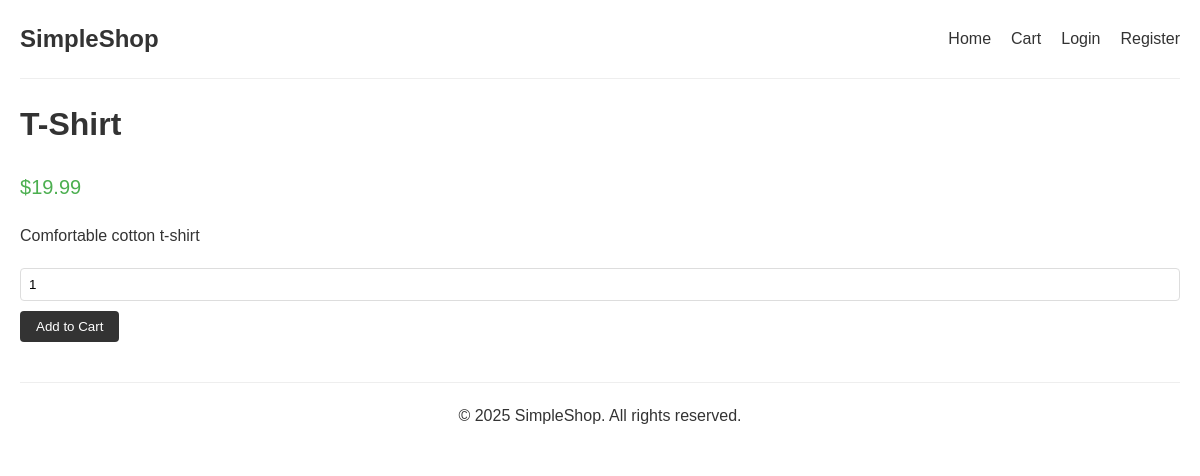
The page /index.php?route=product&id=1 on the database its author committed.
### tables this page shows
CREATE TABLE IF NOT EXISTS products (
    id INT AUTO_INCREMENT PRIMARY KEY,
    name VARCHAR(100) NOT NULL,
    description TEXT,
    price DECIMAL(10, 2) NOT NULL,
    stock INT NOT NULL DEFAULT 0,
    created_at TIMESTAMP DEFAULT CURRENT_TIMESTAMP
);

### index.php (the view, shortened to what this page needs)
<?php
$host = "localhost";
$username = "root";
$password = "";
$database = "simple_ecommerce";
$conn = new mysqli($host, $username, $password, $database);
$route = isset($_GET['route']) ? $_GET['route'] : 'home';
include 'header.php';
switch ($route) {
    case 'product':
        displayProduct($conn);
        break;
}
include 'footer.php';
function displayProduct($conn) {
    $id = (int)$_GET['id'];
    $sql = "SELECT * FROM products WHERE id = $id";
    $result = $conn->query($sql);
    if ($result->num_rows > 0) {
        $product = $result->fetch_assoc();
        echo "<div class='product-detail'>";
        echo "<h1>" . htmlspecialchars($product['name']) . "</h1>";
        echo "<p class='price'>$" . number_format($product['price'], 2) . "</p>";
        echo "<div class='description'>" . htmlspecialchars($product['description']) . "</div>";
        echo "<form method='post' action='index.php?route=cart'>";
        echo "<input type='number' name='quantity' value='1' min='1' max='10'>";
        echo "<button type='submit' name='add_to_cart' class='button'>Add to Cart</button>";
        echo "</form>";
        echo "</div>";
    } else {
        echo "<p>Product not found.</p>";
    }
}
?>

### header.php (style rules this page uses)
* { box-sizing: border-box; margin: 0; padding: 0; }
body { font-family: Arial, sans-serif; line-height: 1.6; color: #333; max-width: 1200px; margin: 0 auto; padding: 0 20px; }
h1 { margin-bottom: 20px; }
.button { display: inline-block; background: #333; color: #fff; padding: 8px 16px; border-radius: 4px; text-decoration: none; margin-top: 10px; border: none; cursor: pointer; }
.product-detail { margin-bottom: 40px; }
.product-detail .price { font-size: 20px; color: #4CAF50; margin-bottom: 20px; }
.product-detail .description { margin-bottom: 20px; }
form { margin-bottom: 20px; }
input { width: 100%; padding: 8px; border: 1px solid #ddd; border-radius: 4px; }

### rows shown on the page
products: name "T-Shirt", price "19.99", description "Comfortable cotton t-shirt"
